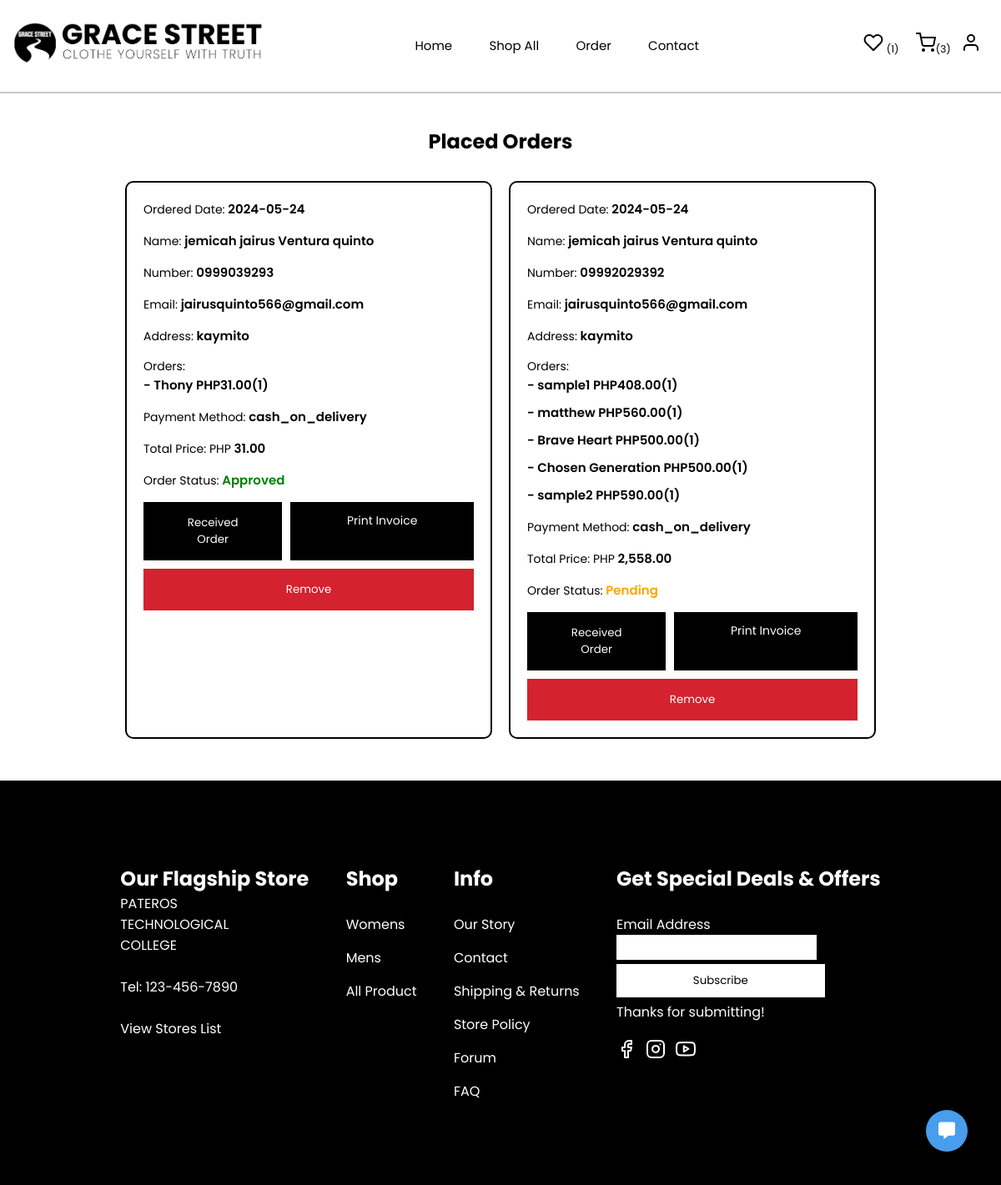
The app's page /order.php (signed in) with its own data.
### tables this page shows
CREATE TABLE `orders` (
  `ID` int(11) NOT NULL,
  `Name` varchar(255) DEFAULT NULL,
  `Number` varchar(20) DEFAULT NULL,
  `Email` varchar(255) DEFAULT NULL,
  `Method` varchar(50) DEFAULT NULL,
  `Address` text DEFAULT NULL,
  `Total_Products` varchar(1000) DEFAULT NULL,
  `Total_Price` decimal(10,2) DEFAULT NULL,
  `Placed_on` date DEFAULT NULL,
  `Order_Status` varchar(255) DEFAULT NULL,
  `order_email` varchar(255) DEFAULT NULL
);

### order.php (the view, shortened to what this page needs)
<!DOCTYPE html>
<html lang="en">
<head>
    <link rel="stylesheet" href="css/style.css">
    <link rel="stylesheet" href="https://code.jquery.com/ui/1.12.1/themes/base/jquery-ui.css">
    <link rel="stylesheet" href="https://cdnjs.cloudflare.com/ajax/libs/font-awesome/6.5.2/css/all.min.css" />
</head>
<body>
    <?php include 'additional/header.php'; ?>
    <?php include 'chat.php'; ?>
    <section>
        <div class="invoice_container">
            <div class="invoice_content">
                <div class="invoice_header">
                    <h1>Placed Orders</h1>
                </div>
                <div class="invoice_order">
                    <?php
                    include('./components/connect.php');
                    if (isset($_SESSION['user-email'])) {
                        $userEmail = $_SESSION['user-email'];
                        $sql = "SELECT * FROM orders WHERE order_email = ?";
                        $stmt = $con->prepare($sql);
                        $stmt->bind_param("s", $userEmail);
                        $stmt->execute();
                        $result = $stmt->get_result();
                        if (isset($result) && $result->num_rows > 0) {
                            while ($row = $result->fetch_assoc()) {
                                ?>
                                <div class="invoice_item" data-id="<?php echo $row['ID']; ?>">
                                <p style="display: block; margin-bottom: 15px;">Ordered Date: <span><?php echo $row['Placed_on']; ?></span></p>
                                <p style="display: block; margin-bottom: 15px;">Name: <span><?php echo $row['Name']; ?></span></p>
                                <p style="display: block; margin-bottom: 15px;">Number: <span><?php echo $row['Number']; ?></span></p>
                                <p style="display: block; margin-bottom: 15px;">Email: <span><?php echo $row['Email']; ?></span></p>
                                <p style="display: block; margin-bottom: 15px;">Address: <span><?php echo $row['Address']; ?></span></p>
                                <p style="display: block; margin-bottom: 15px;">Orders: <span style="display: block; margin-bottom: 15px;"><?php echo $row['Total_Products']; ?></span></p>
                                <p style="display: block; margin-bottom: 15px;">Payment Method: <span><?php echo $row['Method']; ?></span></p>
                                <p style="display: block; margin-bottom: 15px;">Total Price: PHP <span><?php echo number_format($row['Total_Price'], 2); ?></span></p>
                                <p style="display: block; margin-bottom: 15px;">Order Status: <span class="order-status" data-status="<?php echo $row['Order_Status']; ?>">
                                <?php
                                    if ($row['Order_Status'] == 0) {
                                        echo '<span style="color: orange;">Pending</span>';
                                    } else if ($row['Order_Status'] == 1) {
                                        echo '<span style="color: green;">Approved</span>';
                                    } else {
                                        echo '<span>' . $row['Order_Status'] . '</span>';
                                    }
                                ?>
                                </span></p>
                                    <?php if ($row['Order_Status'] != 'Pending'): ?>
                                        <?php if ($row['Order_Status'] != 'Canceled'):?>
                                            <div class="invoice_button">
                                                <?php if ($row['Order_Status'] != 'Received'): ?>
                                                    <button class="received-order" data-id="<?php echo $row['ID']; ?>">Received Order</button>
                                                    <td><a class="print-invoice" type="submit" href="generate_invoice.php?id=<?php echo $row['ID']; ?>&name=<?php echo urlencode($row['Name']); ?>&address=<?php echo urlencode($row['Address']); ?>&number=<?php echo urlencode($row['Number']); ?>&total_products=<?php echo urlencode($row['Total_Products']); ?>&total_price=<?php echo urlencode($row['Total_Price']); ?>&method=<?php echo urlencode($row['Method']); ?>">Print Invoice</a></td>
                                                <?php endif; ?>
                                            </div>
                                        <?php endif; ?>
                                        <div class="invoice_cancel">
                                            <button class="remove-order" data-id="<?php echo $row['ID']; ?>">Remove</button>
                                        </div>
                                    <?php endif; ?>
                                </div>
                                <?php
                            }
                        } else {
                            echo "<p>Your Placed Orders is Empty.</p>";
                        }
                    } else {
                        echo '<div style="text-align: center;">
                                <p>Please log in to view your placed orders.</p>
                                <a href="login.php"><button style="cursor: pointer; width: 25vh; border: none; border-radius: 5px; padding: 10px 30px; background-color: black; color: white;">Login</button></a>
                            </div>';
                    }
                    ?>
                </div>
            </div>
        </div>
    </section>
    <?php include 'additional/footer.php'; ?>
</body>
</html>

### css/style.css (style rules this page uses)
* { font-family: "Poppins"; }
head, body { margin: 0; }
section { max-width: 1750px; min-width: 1200px; margin: 0 auto; }
.invoice_container { padding: 20px; }
.invoice_content { padding: 10px; }
.invoice_header { padding: 10px; text-align: center; }
.invoice_order { padding: 20px; display: flex; flex-wrap: wrap; gap: 20px; justify-content: center; }
.invoice_item { padding: 20px; border-radius: 10px; border: 2px solid black; width: 40%; }
.invoice_button { width: 100%; display: flex; gap: 10px; }
.invoice_button button { padding: 15px 5vh; width: 50%; cursor: pointer; border: none; background-color: black; color: white; }
.invoice_item p { margin: 0; font-size: 14px; }
.invoice_item span { font-size: 15px; font-weight: 550; }
.invoice_cancel { width: 100%; }
.invoice_cancel button { width: 100%; padding: 15px 5vh; background-color: #d4222e; border: none; color: white; margin-top: 10px; cursor: pointer; }

### order.php (style rules this page uses)
span.order-status { color: orange; }
.print-invoice { text-decoration: none; background-color: black; color: white; text-align: center; padding: 12px 0; width: 300px; font-size: 14px; }

### chat.php (style rules this page uses)
* { padding: 0; margin: 0; box-sizing: border-box; }
body { width: 100%; height: 100vh; }

### records on screen
orders: Placed_on "2024-05-24", Name "jemicah jairus Ventura quinto", Number "0999039293", Email "jairusquinto566@gmail.com", Address "kaymito", Total_Products "- Thony PHP31.00(1)", Method "cash_on_delivery", Total_Price "31.00", Order_Status "Approved"
orders: Placed_on "2024-05-24", Name "jemicah jairus Ventura quinto", Number "09992029392", Email "jairusquinto566@gmail.com", Address "kaymito", Total_Products "- sample1 PHP408.00(1) - matthew PHP560.00(1) - Brave Heart PHP500.00(1) - Chosen Generation PHP500.00(1) - sample2 PHP590.00(1)", Method "cash_on_delivery", Total_Price "2,558.00", Order_Status "Pending"

### other values on screen
getWishListItemCount($user_id, $con) "1"
getCartItemCount($user_id, $con) "3"
